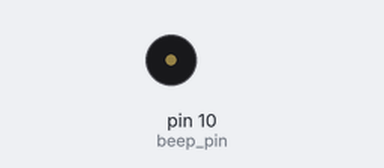
The sketch below on a simulated Arduino Uno, built with avr-gcc and run on an emulated ATmega328P. Parts: buzzer (waves = sounding).

Above: at 3.9 s.
At 24.0 s:
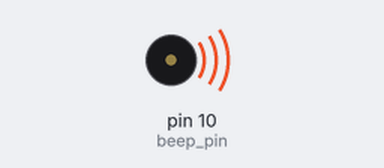
Timing chart, 0 to 25.0 s (numbered marks = the images above):
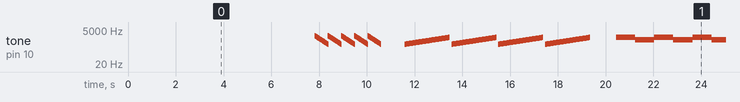

Measured:
- by itself, tone on pin 10 (beep_pin): plays 2000 Hz for 0.01 s, 1940 Hz for 0.01 s, 1881 Hz for 0.01 s, 1825 Hz for 0.01 s, 1770 Hz for 0.01 s, 1717 Hz for 0.01 s … (2300 notes in this stretch)

The sketch:

Alarms.ino
```cpp
int beep_pin=10;
int gap=1000;

void setup() {
  // put your setup code here, to run once:
  pinMode(beep_pin, OUTPUT);
}

void zap1()
{
    for (float f=3000;f>40;f=f*0.93){
    tone(beep_pin,f);
    delay(10);
  }
}

void zap2()
{
    for (float f=3000;f>10;f=f*0.85){
    tone(beep_pin,2*f);
    delay(5);
    tone(beep_pin,f);
    delay(5);
  }
}
void risefall()
{
  float rise_fall_time=180;
  int steps=50;
  float f_max=2600;
  float f_min=1000;
  float delay_time=rise_fall_time/steps;
  float step_size=(f_max-f_min)/steps;
  for (float f =f_min;f<f_max;f+=step_size){
    tone(beep_pin,f);
    delay(delay_time);
  }
   for (float f =f_max;f>f_min;f-=step_size){
    tone(beep_pin,f);
    delay(delay_time);
  }
}
void fall(float rise_fall_time)
{
  int steps=50;
  float f_max=2000;
  float f_min=500;
  float delay_time=rise_fall_time/steps;
  float step_size=0.97;
  for (float f =f_max;f>f_min;f*=step_size){
    tone(beep_pin,f);
    delay(delay_time);
  }
}
void rise()
{
  float rise_fall_time=2000;
  int steps=100;
  float f_max=1500;
  float f_min=500;
  float delay_time=rise_fall_time/steps;
  float step_size=1.012;
  for (float f =f_min;f<f_max;f*=step_size){
    tone(beep_pin,f);
    delay(delay_time);
  }
  noTone(beep_pin);
  delay(100);

}

void twotone()
{
  float f_max=1500;
  float f_min=1000;
  float delay_time=800;
  tone(beep_pin,f_max);
  delay(delay_time);
  tone(beep_pin,f_min);
  delay(delay_time);

}
void loop() {
  // put your main code here, to run repeatedly:


  for (int count=1;count<=10;count++)
  {
    risefall();
  }
  noTone(beep_pin);
  delay(gap);
  for (int count=1;count<=10;count++)
  {
    fall(300);
  }
  noTone(beep_pin);
  delay(gap);
  for (int count=1;count<=5;count++)
  {
    fall(600);
  }
  noTone(beep_pin);
  delay(gap);
  for (int count=1;count<5;count++)
  {
    rise();
  }
  noTone(beep_pin);
  delay(gap);
  for (int count=1;count<5;count++)
  {
    twotone();
  }
  noTone(beep_pin);
  delay(gap);
  for (int count=1;count<10;count++)
  {
    zap1();
  }
  noTone(beep_pin);
  delay(gap);
  for (int count=1;count<10;count++)
  {
    zap2();
  }
  noTone(beep_pin);
  delay(gap);


}
```
